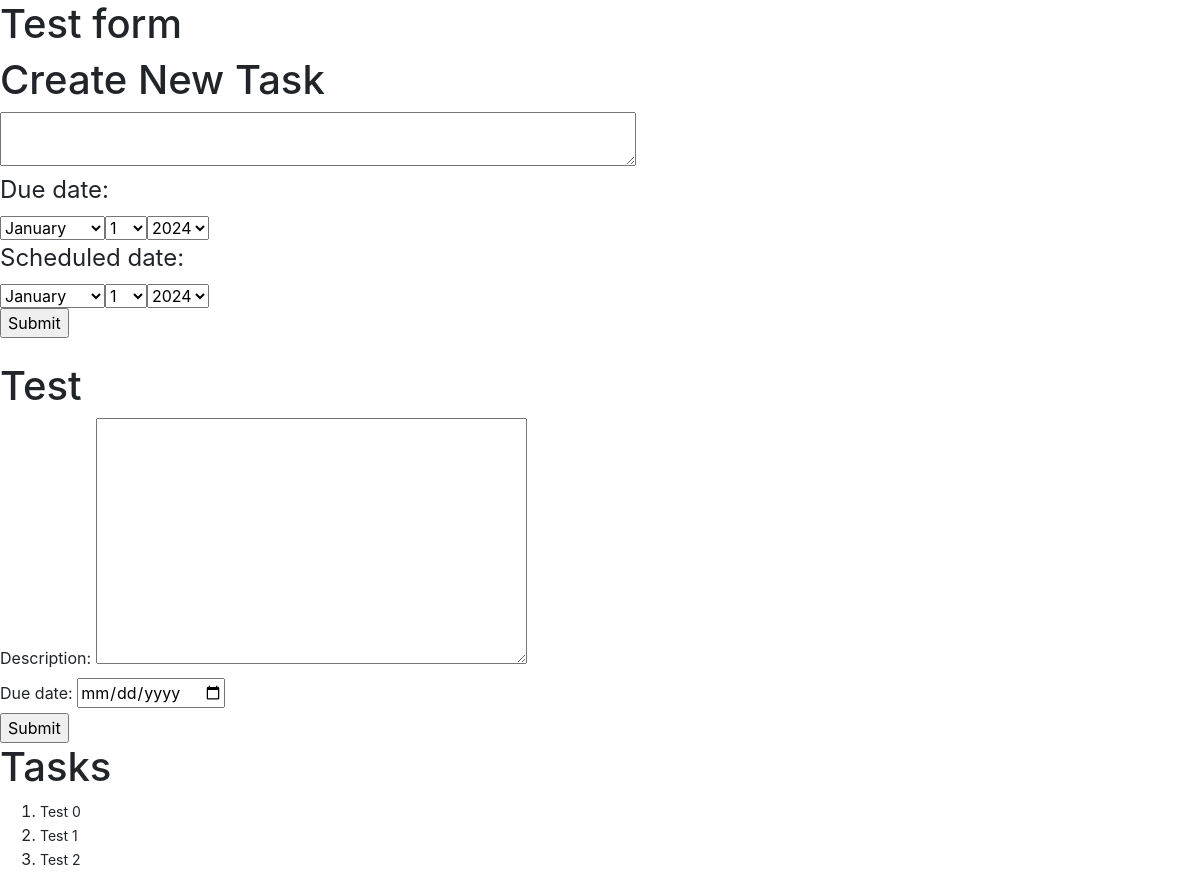
Before: / with the older database file.
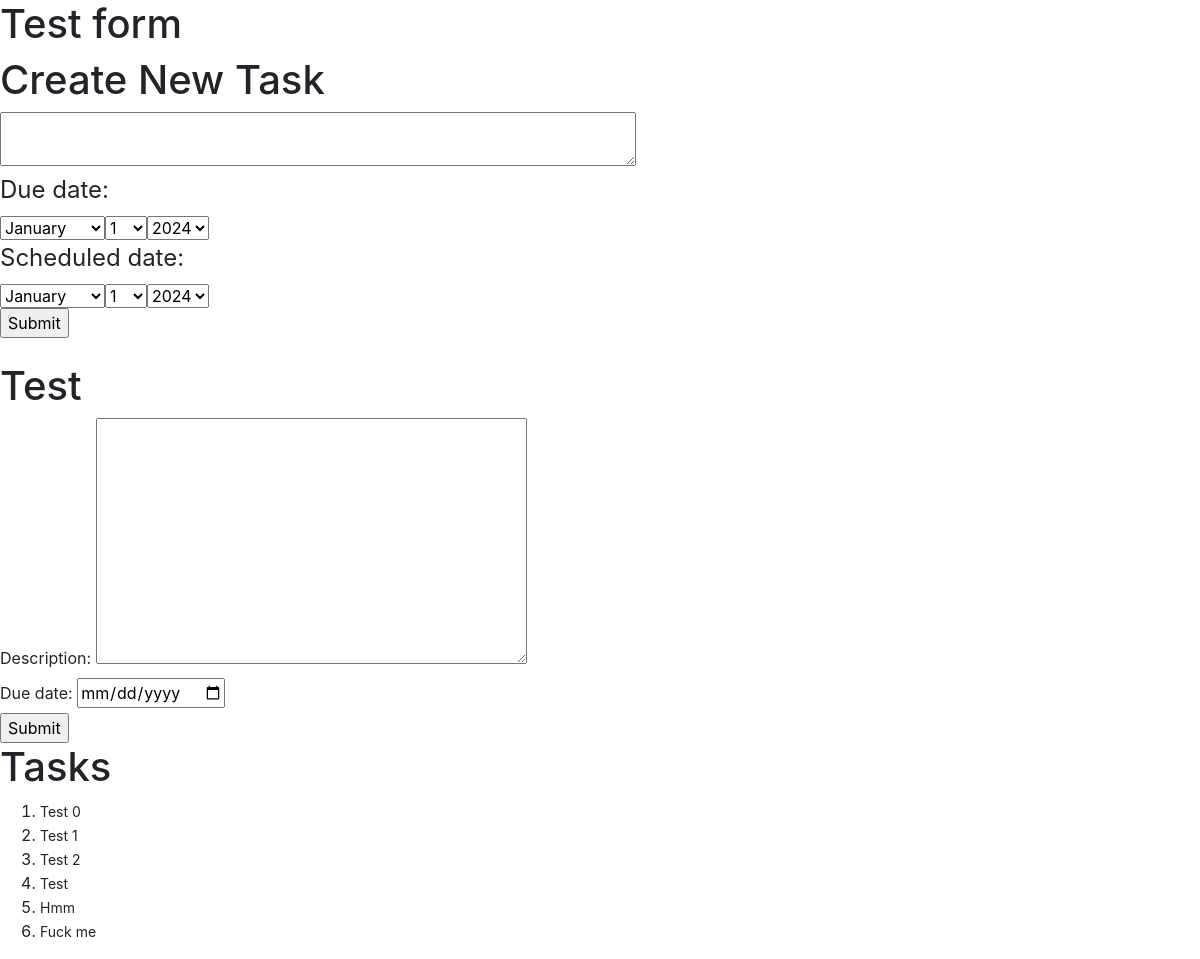
After: the same page with the newer database file.
### Mythic/models.py (models this page shows, shortened)
class Task(models.Model):
    description = models.TextField(default="New task")
    completed = models.BooleanField(default=False)
    scheduled = models.BooleanField(default=False)
    due_date = models.DateTimeField(auto_now=False, auto_now_add=False, null=True, blank=True)
    scheduled_date = models.DateTimeField(auto_now=False, auto_now_add=False, null=True, blank=True)
    start_time = models.DateTimeField(auto_now=False, auto_now_add=False, null=True, blank=True)
    end_time = models.DateTimeField(auto_now=False, auto_now_add=False,null=True, blank=True)
    category = models.CharField(max_length=64, blank=True, null=True)
    project = models.CharField(max_length=64, blank=True, null=True)
    parent = models.ForeignKey('self', on_delete=models.CASCADE, null=True, blank=True, related_name='children')
    previous_task = models.ForeignKey('self', on_delete=models.CASCADE, null=True, blank=True, related_name='subsequent_task')

### Mythic/views.py (the view)
# urls.py: path("", views.index, name="index"),
def index(request):
    tasks = search(request)
    return render(request, "mythic/test_create_task.html", {
        "form": NewTaskForm(),
        "tasks": tasks
    })

### Mythic/views.py
class NewTaskForm(forms.Form):
    description = forms.CharField(widget=forms.Textarea)
    due_date = forms.DateField(
        label="Due date",
        required=True,
        widget=forms.DateInput(format="%Y-%m-%d", attrs={"type": "date"}),
        input_formats=["%Y-%m-%d"]
    )

### Mythic/views.py (called while the page is built)
def search(request):
    tasks = Task.objects.all()
    return tasks

### Mythic/templates/mythic/test_create_task.html (shortened to what this page needs)
{% extends "mythic/layout.html" %}
{% load static %}
{% block body %}
    <h1>Test form</h1>
    <h1>Create New Task</h1>
    <form action="{% url 'create_task' %}" method="post">
        <div>
            <textarea name="description" cols="60" rows="2" required="" id="id_description"></textarea>
        </div>
        <div>
        <fieldset>
            <legend for="id_due_date_month">Due date:</legend>
            <select name="due_date_month" required="" id="id_due_date_month"><option value="1">January</option></select><select name="due_date_day" required="" id="id_due_date_day"><option value="1">1</option></select><select name="due_date_year" required="" id="id_due_date_year"><option value="2024">2024</option>
            </select>
        </fieldset>
        </div>
        <div>
            <fieldset>
        <legend for="id_scheduled_date_month">Scheduled date:</legend>
        <select name="scheduled_date_month" required="" id="id_scheduled_date_month"><option value="1">January</option></select><select name="scheduled_date_day" required="" id="id_scheduled_date_day"><option value="1">1</option></select><select name="scheduled_date_year" required="" id="id_scheduled_date_year"><option value="2024">2024</option></select>
        </fieldset>
        </div>
            <input type="submit">
        </form>
    <br>
    <h1>Test</h1>
    <form action="{% url 'create_task' %}" method="post">
        {{ form }}
        <input type="submit" value="Submit">
    </form>
    <h1>Tasks</h1>
    <ol>
        {% for task in tasks %}
                <li>
                    <div id="edit-task-body-{{ task.id }}" onclick="edit_task({{ task.id }})" class="tooltip">
                        {{ task.description }}
                    </div>
                </li>
        {% endfor %}
    </ol>
{% endblock %}

### Mythic/templates/mythic/layout.html (shortened to what this page needs)
{% load static %}
<!DOCTYPE html>
<html lang="en">
    <head>
        <link rel="stylesheet" href="https://stackpath.bootstrapcdn.com/bootstrap/4.4.1/css/bootstrap.min.css">
        <link href="{% static 'mythic/styles.css' %}" rel="stylesheet">
    </head>
    <body>
        <div class="body">
            {% block body %}
            {% endblock %}
        </div>
    </body>
</html>

### Mythic/static/mythic/styles.css (style rules this page uses)
.tooltip { position: relative; display: inline-block; opacity: 100%; }

Changed rows visible on the page:
added Task: description "Test"
added Task: description "Hmm"
added Task: description "Fuck me"
